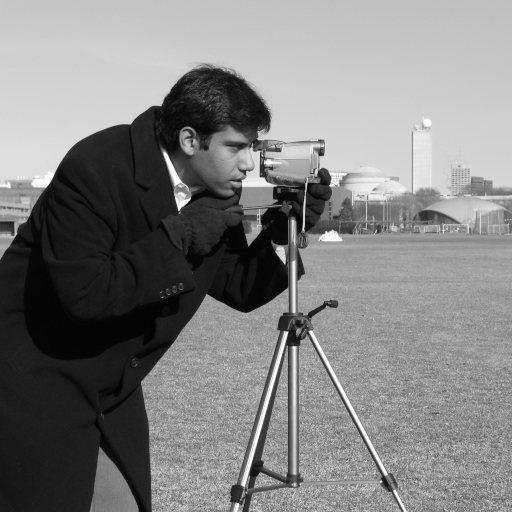
#> input picture data/clean/camera.png, 512 x 512 px
$ python reference_exact.py --in ../data/clean/camera.png --out out.png
#> lines starting #> are read from the running program, lines starting #| are printed output that depends on the picture
#!/usr/bin/env python3
"""Exact float64 reference implementation of the NLM formula.

This is the authoritative correctness check for the C variants: unlike
reference_nlm.py (which cross-checks against scikit-image, a *different*
algorithm with its own patch weighting and approximations), this computes
precisely the documented formula, so any disagreement is a bug in the C code.

Vectorised over search-window shifts for speed, but mathematically identical
to nlm_seq's nested loops.
"""

import argparse

import numpy as np
from PIL import Image


def box_sum(a, r):
    """Sum over every (2r+1)x(2r+1) window, via a summed-area table."""
    k = 2 * r + 1
    s = np.zeros((a.shape[0] + 1, a.shape[1] + 1), dtype=np.float64)
    s[1:, 1:] = np.cumsum(np.cumsum(a, axis=0), axis=1)
    return s[k:, k:] - s[:-k, k:] - s[k:, :-k] + s[:-k, :-k]


def nlm(noisy, patch_radius, search_radius, sigma, h):
#> called with patch_radius = 3, search_radius = 10, sigma = 25, h = 10
    pad = patch_radius + search_radius
    psize = 2 * patch_radius + 1
    height, width = noisy.shape
#> height = 512; width = 512

    # numpy's 'reflect' is reflect_101: the edge pixel is not duplicated,
    # matching image.c's border fill.
    padded = np.pad(noisy, pad, mode="reflect")
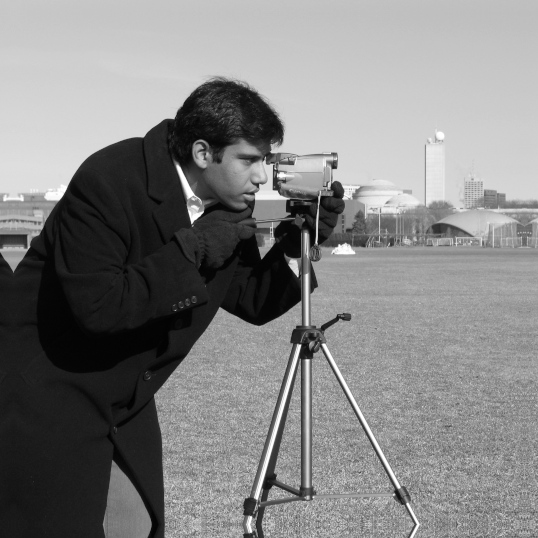
#> padded: shape (538, 538) float64; min 0, max 255, mean 130.8

    r0, r1 = pad - patch_radius, pad + height - 1 + patch_radius
#> r0 = 10; r1 = 527
    c0, c1 = pad - patch_radius, pad + width - 1 + patch_radius
#> c0 = 10; c1 = 527
    base = padded[r0:r1 + 1, c0:c1 + 1]
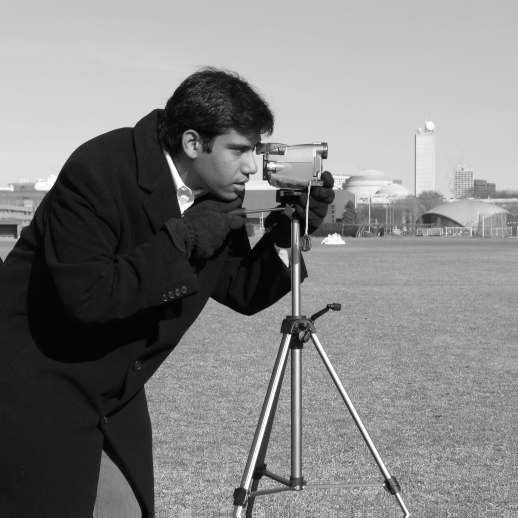
#> base: shape (518, 518) float64; min 0, max 255, mean 129.5

    acc_z = np.zeros((height, width))
    acc_wsum = np.zeros((height, width))
    max_w = np.zeros((height, width))

    for dy in range(-search_radius, search_radius + 1):
        for dx in range(-search_radius, search_radius + 1):
            if dy == 0 and dx == 0:
                continue  # self-weight is applied after the loop, as max over j != i
            shifted = padded[r0 + dy:r1 + 1 + dy, c0 + dx:c1 + 1 + dx]
            d2 = box_sum((base - shifted) ** 2, patch_radius)[:height, :width] / (psize * psize)
            w = np.exp(-np.maximum(d2 - 2.0 * sigma * sigma, 0.0) / (h * h))

            acc_z += w
            acc_wsum += w * padded[pad + dy:pad + dy + height, pad + dx:pad + dx + width]
            max_w = np.maximum(max_w, w)
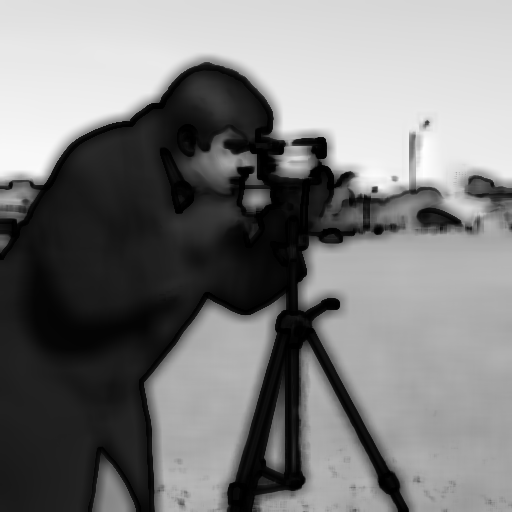
#> acc_wsum: shape (512, 512) float64; min 0.00358, max 99888, mean 48804.4; drawn with min black and max white
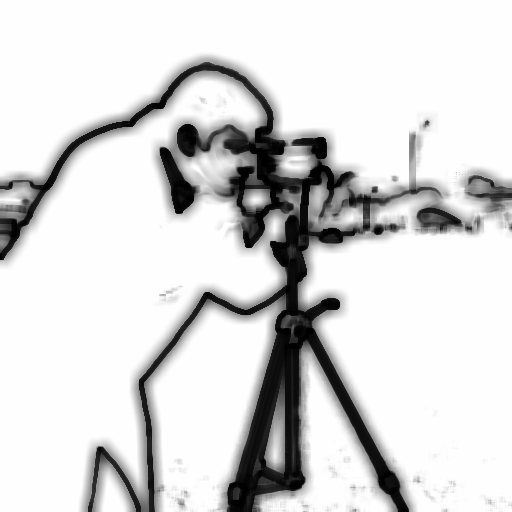
#> acc_z: shape (512, 512) float64; min 3.66e-05, max 440, mean 374.1; drawn with min black and max white
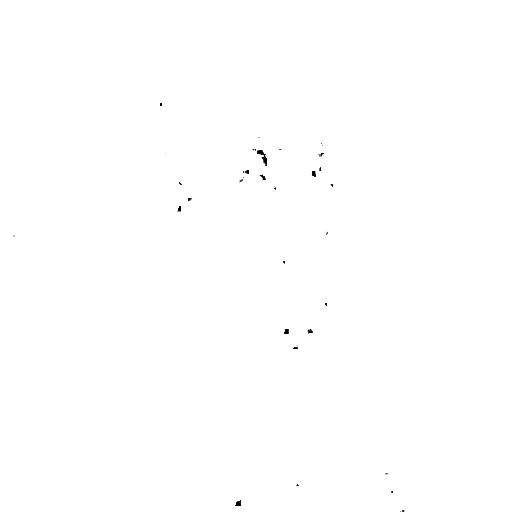
#> max_w: shape (512, 512) float64; min 3.16e-05, max 1, mean 0.999

    center = padded[pad:pad + height, pad:pad + width]
    total_z = acc_z + max_w
    total_wsum = acc_wsum + max_w * center

    # Every weight can underflow to zero; fall back to the pixel's own value.
    return np.where(total_z > 0, total_wsum / np.where(total_z > 0, total_z, 1.0), center)


def main():
    parser = argparse.ArgumentParser(description=__doc__)
    parser.add_argument("--in", dest="in_path", required=True, help="noisy input PNG")
    parser.add_argument("--out", dest="out_path", required=True, help="denoised output PNG")
    parser.add_argument("--patch-radius", type=int, default=3)
    parser.add_argument("--search-radius", type=int, default=10)
    parser.add_argument("--sigma", type=float, default=25.0)
    parser.add_argument("--h", type=float, default=10.0)
    args = parser.parse_args()

    noisy = np.array(Image.open(args.in_path).convert("L")).astype(np.float64)
    out = nlm(noisy, args.patch_radius, args.search_radius, args.sigma, args.h)

    Image.fromarray(np.clip(out, 0, 255).astype(np.uint8), mode="L").save(args.out_path)
    print(
        f"{args.in_path} -> {args.out_path} "
        f"(exact float64 reference, patch={2*args.patch_radius+1}, "
        f"search={args.search_radius}, sigma={args.sigma}, h={args.h})"
    )


if __name__ == "__main__":
    main()
